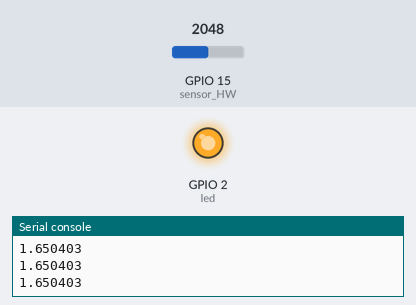
Bench run of a program on a simulated ESP32 board running MicroPython. Parts: output pins drawn as LEDs (lit = HIGH), the last lines printed to the serial console. The inputs (shaded band) are chosen by the test bench; at power-on: GPIO 15 (sensor_HW) = 2048 (analog values on the 0–4095 scale).

Above: at 1.2 s.
1.3 s: GPIO 15 (sensor_HW) set to 1896
2.8 s: GPIO 15 (sensor_HW) set to 1783
At 3.2 s:
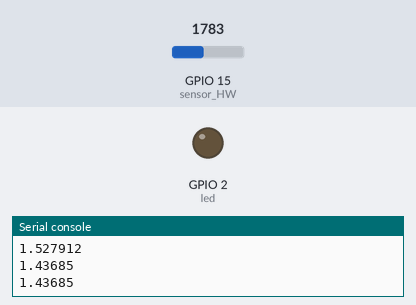
4.3 s: GPIO 15 (sensor_HW) set to 2047
At 5.6 s:
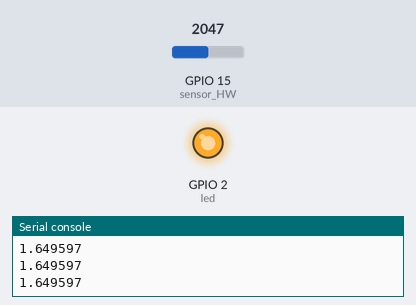
5.9 s: GPIO 15 (sensor_HW) set to 1228
At 7.0 s:
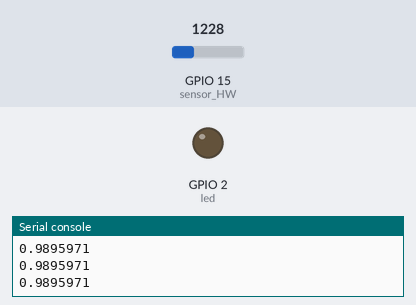
Timing chart, 0 to 8.5 s (numbered marks = the images above; inputs shaded):
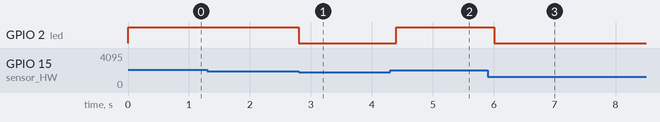

Measured:
- the behaviour switches between 1840 and 1839 on GPIO 15 (sensor_HW) (found by bisection; images 0 and 1)
- after the input at 2.8 s, GPIO 2 (led): HIGH → LOW at once
- after the input at 4.3 s, GPIO 2 (led): LOW → HIGH after 0.11 s
- after the input at 5.9 s, GPIO 2 (led): HIGH → LOW after 0.11 s

The program:

sensorHW.py
```python
from machine import Pin, ADC
from time import sleep

sensor_HW = ADC(Pin(15))
led = Pin(2, Pin.OUT)
sensor_HW.atten(ADC.ATTN_11DB)
sensor_HW.width(ADC.WIDTH_12BIT)
while True:
    valor = sensor_HW.read()
    voltaje = (3.3 / ((2**12)-1)) *valor
    print (voltaje)
    if (voltaje>1.482):
        led.value(True)
    else:
        led.value(False)
    sleep(0.2)
```
